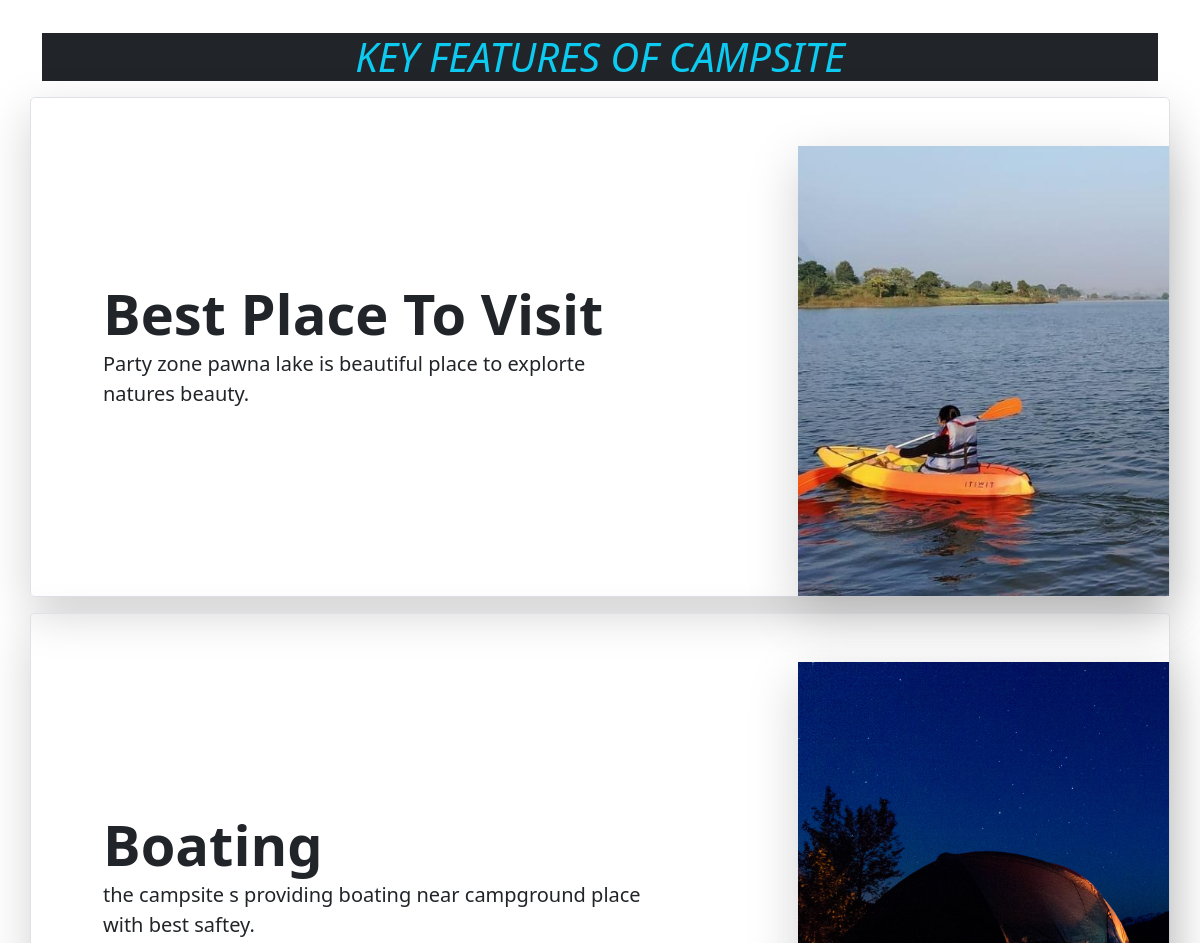
Before: / (middle part) with the older database file.
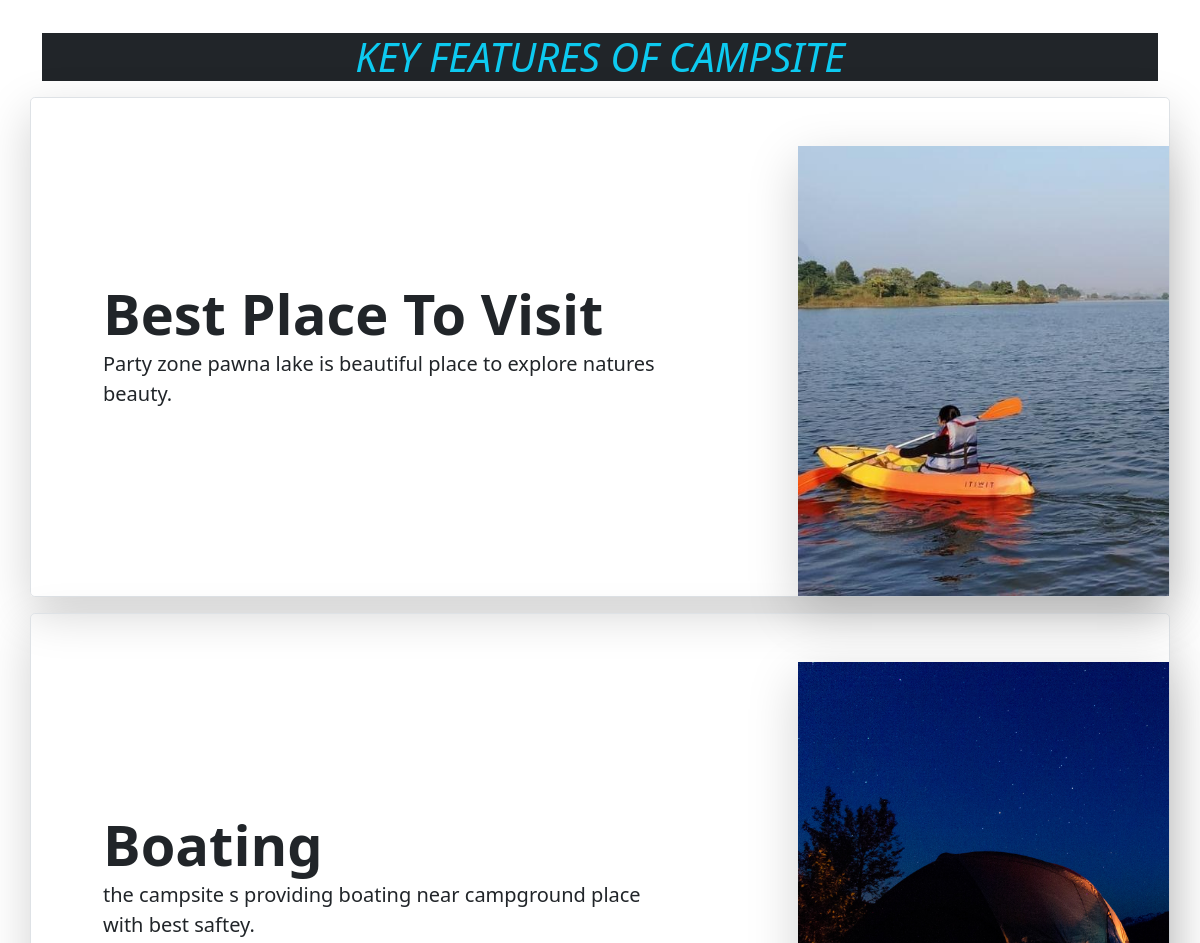
After: the same page with the newer database file.
### home/models.py (models this page shows, shortened)
class keyfeatimg(models.Model):
    sno = models.AutoField(primary_key=True)
    title = models.CharField(max_length=100)
    desc = models.CharField(max_length=100)
    kimg = models.ImageField(upload_to="home/images", default="")

### home/views.py (the view)
# urls.py: path('', views.home, name='home'),
def home(request):
    images = keyfeatimg.objects.all()
    context = {'images': images}
    return render(request, "home/index.html", context)

### templates/home/index.html (shortened to what this page needs)
{% extends "base.html" %}
{% load static %}
{% block body %}
<br><br>
  <br><br><br><br><br><br>
<br><br>
<div class="container mt-3 mb-3">
<h1 class="text-center fst-italic text-info my-2 bg-dark">KEY FEATURES OF CAMPSITE</h1>
  {% for i in images %}
<div class="row p-4 pb-0 pe-lg-0 pt-lg-5 align-items-center rounded-3 border shadow-lg my-3">
      <div class="col-lg-7 p-3 p-lg-5 pt-lg-3">
        <h1 class="display-4 fw-bold lh-1">{{i.title}}</h1>
        <p class="lead">{{i.desc}}</p>
      </div>
      <div class="col-lg-4 offset-lg-1 p-0 overflow-hidden shadow-lg">
          <img class="rounded-lg-3" src="/media/{{i.kimg}}" alt="" width="720">
      </div>
    </div>
  {% endfor %}
</div>
{% endblock %}

Changed rows visible on the page:
changed keyfeatimg "Best Place To Visit": desc "Party zone pawna lake is beautiful place to explorte natures beauty." → "Party zone pawna lake is beautiful place to explore natures beauty."
